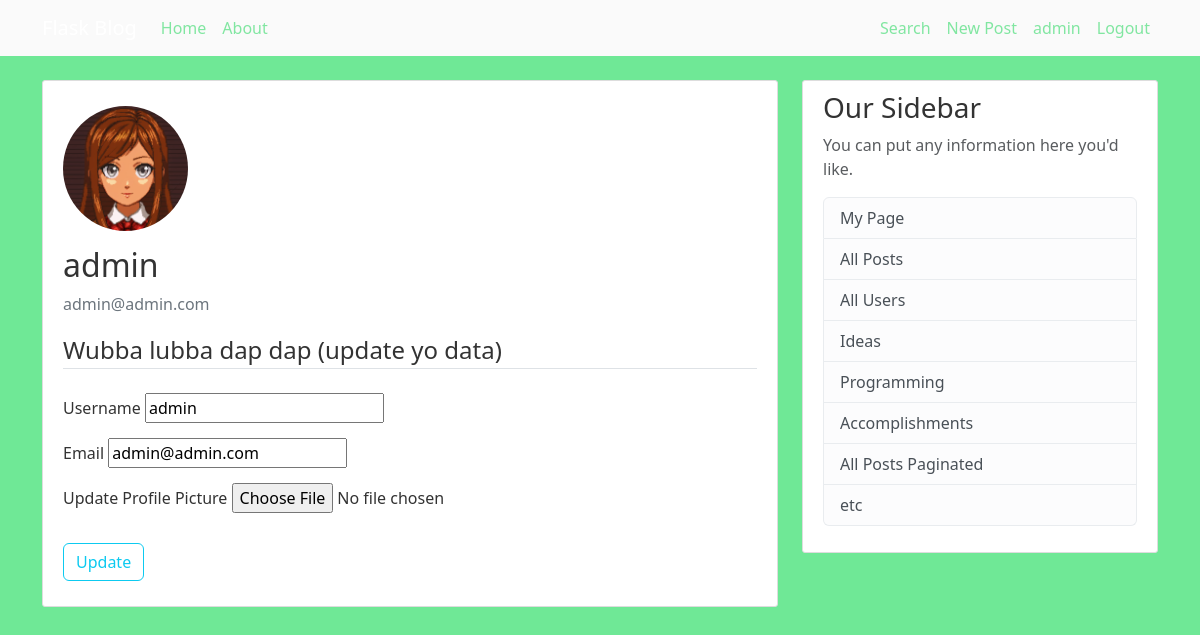
Page /my-account/ (signed in) on the committed database.
### bungee_gum/models.py (models this page shows, shortened)
class User(db.Model, UserMixin):
    id = db.Column(db.Integer, primary_key=True)
    username = db.Column(db.String(20), unique=True, nullable=False)
    email = db.Column(db.String(120), unique=True, nullable=False)
    image_file = db.Column(db.String(20), nullable=False, default="default.jpg")
    password = db.Column(db.String(60), nullable=False)
    posts = db.relationship("Post", backref="author", lazy="subquery")

### bungee_gum/users/routes.py (the view)
@users.route("/my-account/", methods=["POST", "GET"])
@login_required
def my_account():
    update_form = UpdateAccountForm()
    if update_form.validate_on_submit():
        if update_form.picture.data:
            picture_file = save_picture(update_form.picture.data)
            current_user.image_file = picture_file
        current_user.username = update_form.username.data
        current_user.email = update_form.email.data
        db.session.commit()
        flash("Yo data been updated :3", "info")
        return redirect(url_for('users.my_account'))
    elif request.method == "GET":
        update_form.username.data = current_user.username
        update_form.email.data = current_user.email
    return render_template("my-account.html", title="My Account", update_form=update_form)

### bungee_gum/users/forms.py (shortened to what this page needs)
class UpdateAccountForm(FlaskForm):
    username = StringField("Username", validators=[DataRequired(), Length(min=4, max=16)])
    email = StringField("Email", validators=[DataRequired(), Email()])
    picture = FileField("Update Profile Picture", validators=[FileAllowed(['jpg', "png", "jpeg"])])
    submit = SubmitField("Update")

### bungee_gum/models.py (called while the page is built)
@login_manager.user_loader
def load_user(user_id):
    return User.query.get(int(user_id))

### bungee_gum/templates/my-account.html (shortened to what this page needs)
{% extends "base.html" %}
{% block body %}
<div class="content-section">
  <div class="media">
    <img class="rounded-circle account-img" src="{{ url_for('static', filename='profile-pics/' + current_user.image_file)}}">
    <div class="media-body">
      <h2 class="account-heading">{{ current_user.username }}</h2>
      <p class="text-secondary">{{ current_user.email }}</p>
    </div>
  </div>
    <form action="" method="POST" enctype="multipart/form-data">
        <fieldset class="update_form-group">
            <legend class="border-bottom mb-4">Wubba lubba dap dap (update yo data) </legend>
            <div class="update_form-group">
                {{ update_form.username.label(class="update_form-control-label") }}
                {% if update_form.username.errors %}
                    {{ update_form.username(class="update_form-control update_form-control-lg is-invalid") }}
                    <div class="invalid-feedback">
                        {% for error in update_form.username.errors %}
                            <span>{{ error }}</span>
                        {% endfor %}
                    </div>
                {% else %}
                    {{ update_form.username(class="update_form-control update_form-control-lg") }}
                {% endif %}
            </div>
            <div class="update_form-group">
                {{ update_form.email.label(class="update_form-control-label") }}
                {% if update_form.email.errors %}
                    {{ update_form.email(class="update_form-control update_form-control-lg is-invalid") }}
                    <div class="invalid-feedback">
                        {% for error in update_form.email.errors %}
                            <span>{{ error }}</span>
                        {% endfor %}
                    </div>
                {% else %}
                    {{ update_form.email(class="update_form-control update_form-control-lg") }}
                {% endif %}
            </div>
             <div class="update_form-group">
                {{ update_form.picture.label() }}
                {{ update_form.picture(class="form-control-file") }}
            </div>
        </fieldset>
        <div class="update_form-group">
            {{ update_form.submit(class="btn btn-outline-info") }}
        </div>
    </form>
</div>
{% endblock body %}

### bungee_gum/templates/base.html (shortened to what this page needs)
<!DOCTYPE html>
<html>
<head>
    <link href="https://cdn.jsdelivr.net/npm/bootstrap@5.3.3/dist/css/bootstrap.min.css" rel="stylesheet">
    <link rel="stylesheet" href="{{ url_for('static', filename='style.css') }}">
</head>
<body>
<header class="site-header">
  <nav class="navbar navbar-expand-md navbar-dark bg-steel fixed-top">
    <div class="container">
      <a class="navbar-brand mr-4" href="/">Flask Blog</a>
      <div class="collapse navbar-collapse" id="navbarToggle">
        <div class="navbar-nav mr-auto">
          <a class="nav-item nav-link" href="{{ url_for('main.home') }}">Home</a>
          <a class="nav-item nav-link" href="{{ url_for('main.home') }}">About</a>
        </div>
        <div class="navbar-right">
          <div class="navbar-nav">
            <a class="nav-item nav-link" href="{{ url_for('posts.search_route') }}">Search</a>
          {% if current_user.is_authenticated %}
            <a class="nav-item nav-link" href="{{ url_for('posts.post_new') }}">New Post</a>
            <a class="nav-item nav-link" href="{{ url_for('users.specific_user', id=current_user.id) }}">{{ current_user.username }}</a>
            <a class="nav-item nav-link" href="{{ url_for('users.logout') }}">Logout</a>
          {% else %}
            <a class="nav-item nav-link" href="{{ url_for('users.login_admin') }}">admin1</a>
            <a class="nav-item nav-link" href="{{ url_for('users.login') }}">Login</a>
            <a class="nav-item nav-link" href="{{ url_for('users.register') }}">Register</a>
          {% endif %}
          </div>
        </div>
      </div>
    </div>
  </nav>
</header>
    <main role="main" class="container">
      <div class="row">
        <div class="col-md-8">
          {% block body %}{% endblock body %}
        </div>
        <div class="col-md-4">
          <div class="content-section">
            <h3>Our Sidebar</h3>
            <p class='text-muted'>You can put any information here you'd like.
              <ul class="list-group">
                  {% if current_user.is_authenticated %}
                    <li class="list-group-item list-group-item-light">
                    <a class="text-decoration-none h6" href="{{ url_for('users.specific_user', id=current_user.id) }}">My Page</a>
                    </li>
                  {% endif %}
                 <li class="list-group-item list-group-item-light">
                    <a class="text-decoration-none h6" href="{{ url_for('posts.all_posts') }}">All Posts</a>
                 </li>
                 <li class="list-group-item list-group-item-light">
                    <a class="text-decoration-none h6" href="{{ url_for('users.all_users') }}">All Users</a>
                 </li>
                 <li class="list-group-item list-group-item-light">
                    <a class="text-decoration-none h6" href="{{ url_for('posts.post_ideas') }}">Ideas</a>
                 </li>
                 <li class="list-group-item list-group-item-light">
                    <a class="text-decoration-none h6" href="{{ url_for('posts.post_programming') }}">Programming</a>
                 </li>
                 <li class="list-group-item list-group-item-light">
                    <a class="text-decoration-none h6" href="{{ url_for('posts.post_accomplishments') }}">Accomplishments</a>
                 </li>
                 <li class="list-group-item list-group-item-light">
                    <a class="text-decoration-none h6" href="{{ url_for('posts.all_posts_paginated') }}">All Posts Paginated</a>
                 </li>
                 <li class="list-group-item list-group-item-light">etc</li>
              </ul>
            </p>
          </div>
        </div>
      </div>
    </main>
</body>
</html>

### bungee_gum/static/style.css (style rules this page uses)
body { background: #6fe896; color: #333333; margin-top: 5rem; }
.site-header .navbar-nav .nav-link { color: #81e6a1; }
.bg-steel { background-color: #fafafa; }
.content-section { background: #ffffff; padding: 10px 20px; border: 1px solid #dddddd; border-radius: 3px; margin-bottom: 20px; }
.content-section div { margin: 15px 0; }
.navbar-right { margin-right: 0; margin-left: auto; }
.account-img { width: 125px; height: 125px; }

### rows in the picture
User: username "admin", image_file (placeholder picture), email "admin@admin.com"

### other values in the picture
{{ update_form.username.label(class="update_form-control-label") }} "Username"
{{ update_form.email.label(class="update_form-control-label") }} "Email"
{{ update_form.picture.label() }} "Update Profile Picture"
